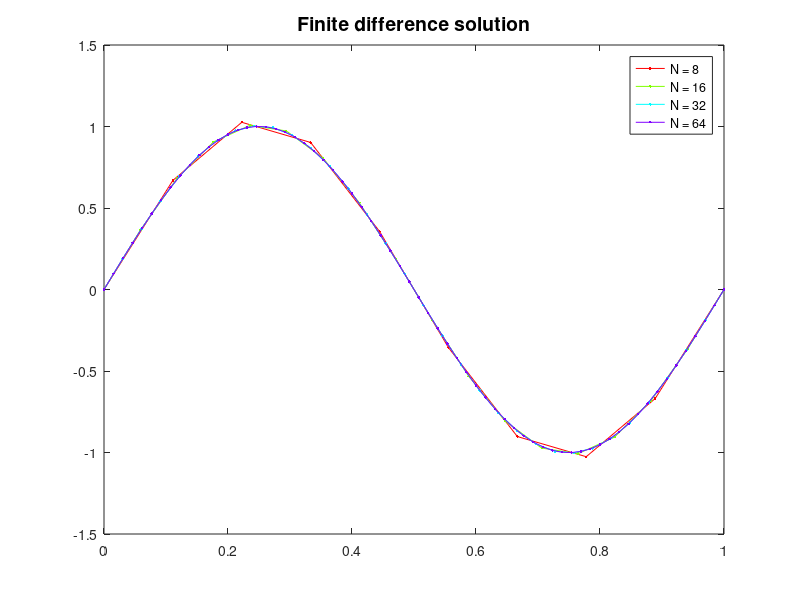
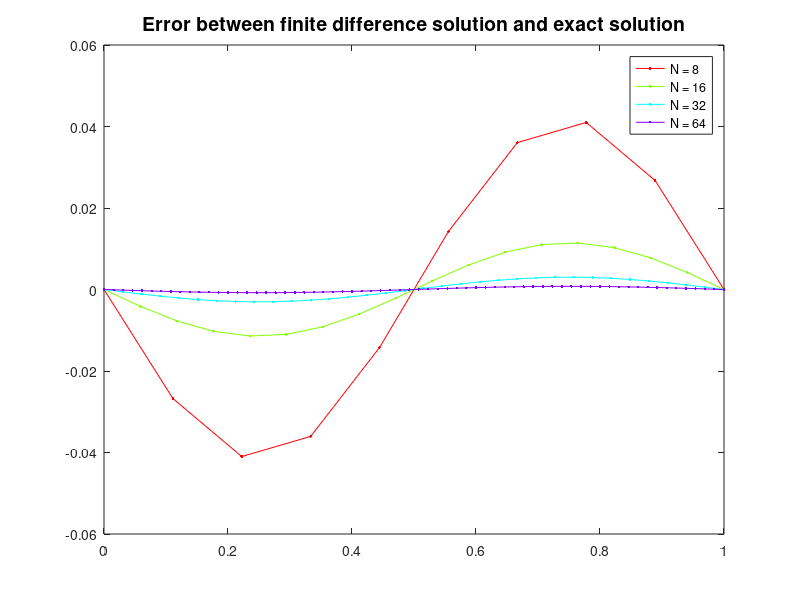
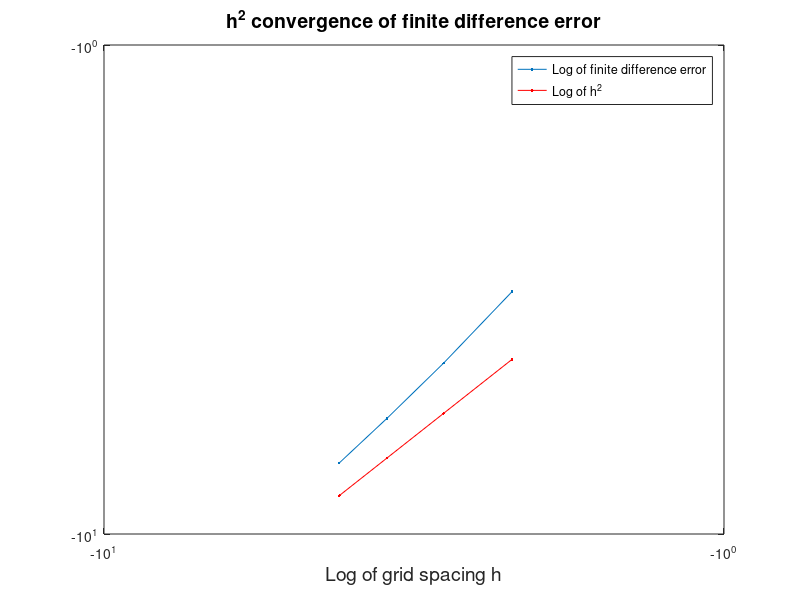

The MATLAB script that drew these images, in order:
% solves the steady heat equation u''(x) = f with u(0) = 0, u(1) = 0

uexact = @(x) sin(2*pi*x);
i = 1;

C = hsv(4);
Nlist = [8 16 32 64]; 
for N = Nlist 
    K = N+1; % number of line segments
    h = 1/K; % spacing between points    
    x = linspace(0,1,K+1)'; 
    
    A = -2*diag(ones(N,1)) + diag(ones(N-1,1),1) + diag(ones(N-1,1),-1);
    A = -A/h^2;
    b = (2*pi)^2*sin(2*pi*x(2:end-1)); 
    u = A\b;
    
    figure(1)
    plot(x,[0;u;0],'.-','color',C(i,:));hold on % value at x(N+1) = x(N)
    title('Finite difference solution','fontsize',14)
    figure(2)
    err = uexact(x)-[0;u;0];
    plot(x,err,'.-','color',C(i,:));hold on 
    title('Error between finite difference solution and exact solution','fontsize',14)
    
    hsize(i) = h; % store mesh size
    error(i) = max(err);
    i = i+1;    
end
figure(1)
legend('N = 8', 'N = 16', 'N = 32', 'N = 64')
figure(2)
legend('N = 8', 'N = 16', 'N = 32', 'N = 64')

figure 
plot(log(hsize),log(error),'.-');hold on
loglog(log(hsize),log(hsize.^2),'r.-') 
xlabel('Log of grid spacing h','fontsize',14)
legend('Log of finite difference error','Log of h^2')
title('h^2 convergence of finite difference error','fontsize',14)